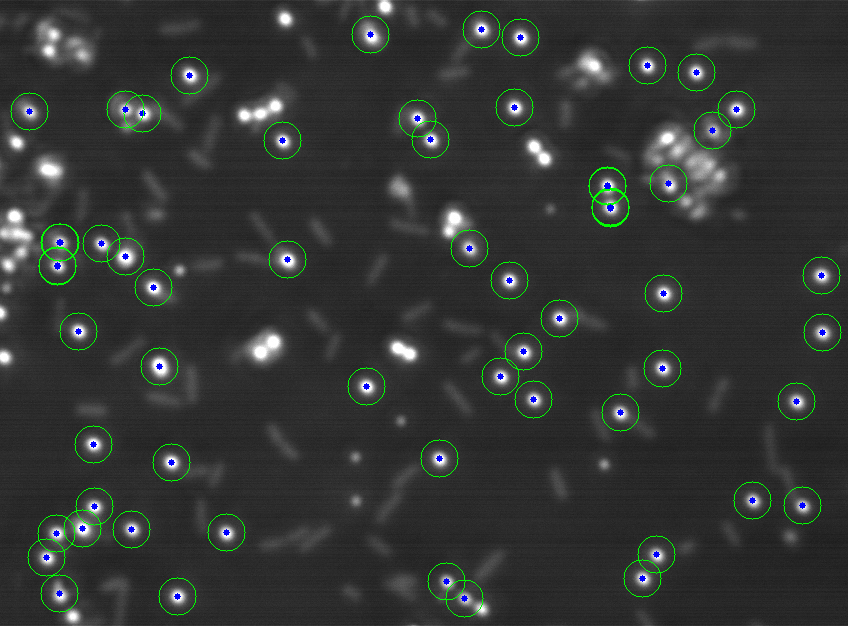

The script that saved this image:
#%%
import numpy as np
import torch


#%%
x = np.random.random((100,100))


#%%
import torch
import torchvision
import torchvision.transforms as transforms

#%%
transform = transforms.Compose(
    [transforms.ToTensor(),
     transforms.Normalize((0.5, 0.5, 0.5), (0.5, 0.5, 0.5))])

trainset = torchvision.datasets.CIFAR10(root='./data', train=True,
                                        download=True, transform=transform)
trainloader = torch.utils.data.DataLoader(trainset, batch_size=4,
                                          shuffle=True, num_workers=2)

testset = torchvision.datasets.CIFAR10(root='./data', train=False,
                                       download=True, transform=transform)
testloader = torch.utils.data.DataLoader(testset, batch_size=4,
                                         shuffle=False, num_workers=2)

classes = ('plane', 'car', 'bird', 'cat',
           'deer', 'dog', 'frog', 'horse', 'ship', 'truck')

#%%
import matplotlib.pyplot as plt
import numpy as np

# functions to show an image


def imshow(img):
    img = img / 2 + 0.5     # unnormalize
    npimg = img.numpy()
    plt.imshow(np.transpose(npimg, (1, 2, 0)))
    plt.show()


# get some random training images
dataiter = iter(trainloader)
images, labels = dataiter.next()

# show images
imshow(torchvision.utils.make_grid(images))
# print labels
print(' '.join('%5s' % classes[labels[j]] for j in range(4)))


#%%
import torch.nn as nn
import torch.nn.functional as F


class Net(nn.Module):
    def __init__(self):
        super(Net, self).__init__()
        self.conv1 = nn.Conv2d(3, 6, 5)
        self.pool = nn.MaxPool2d(2, 2)
        self.conv2 = nn.Conv2d(6, 16, 5)
        self.fc1 = nn.Linear(16 * 5 * 5, 120)
        self.fc2 = nn.Linear(120, 84)
        self.fc3 = nn.Linear(84, 10)

    def forward(self, x):
        x = self.pool(F.relu(self.conv1(x)))
        x = self.pool(F.relu(self.conv2(x)))
        x = x.view(-1, 16 * 5 * 5)
        x = F.relu(self.fc1(x))
        x = F.relu(self.fc2(x))
        x = self.fc3(x)
        return x


net = Net()

#%%
import torch.optim as optim

criterion = nn.CrossEntropyLoss()
optimizer = optim.SGD(net.parameters(), lr=0.001, momentum=0.9)

#%%

for epoch in range(2):  # loop over the dataset multiple times

    running_loss = 0.0
    for i, data in enumerate(trainloader, 0):
        # get the inputs; data is a list of [inputs, labels]
        inputs, labels = data

        # zero the parameter gradients
        optimizer.zero_grad()

        # forward + backward + optimize
        outputs = net(inputs)
        loss = criterion(outputs, labels)
        loss.backward()
        
        optimizer.step()

        # print statistics
        running_loss += loss.item()
        if i % 2000 == 1999:    # print every 2000 mini-batches
            print('[%d, %5d] loss: %.3f' %
                  (epoch + 1, i + 1, running_loss / 2000))
            running_loss = 0.0

print('Finished Training')

#%%
PATH = './cifar_net.pth'
torch.save(net.state_dict(), PATH)

#%%
dataiter = iter(testloader)
images, labels = dataiter.next()

# print images
imshow(torchvision.utils.make_grid(images))
print('GroundTruth: ', ' '.join('%5s' % classes[labels[j]] for j in range(4)))

#%%
net = Net()
net.load_state_dict(torch.load(PATH))

#%%
outputs = net(images)

#%%
_, predicted = torch.max(outputs, 1)

print('Predicted: ', ' '.join('%5s' % classes[predicted[j]]
                              for j in range(4)))

#%%
correct = 0
total = 0
with torch.no_grad():
    for data in testloader:
        images, labels = data
        outputs = net(images)
        _, predicted = torch.max(outputs.data, 1)
        total += labels.size(0)
        correct += (predicted == labels).sum().item()

print('Accuracy of the network on the 10000 test images: %d %%' % (
    100 * correct / total))

#%%
class_correct = list(0. for i in range(10))
class_total = list(0. for i in range(10))
with torch.no_grad():
    for data in testloader:
        images, labels = data
        outputs = net(images)
        _, predicted = torch.max(outputs, 1)
        c = (predicted == labels).squeeze()
        for i in range(4):
            label = labels[i]
            class_correct[label] += c[i].item()
            class_total[label] += 1


for i in range(10):
    print('Accuracy of %5s : %2d %%' % (
        classes[i], 100 * class_correct[i] / class_total[i]))

#%%
device = torch.device("cuda:0" if torch.cuda.is_available() else "cpu")

# Assuming that we are on a CUDA machine, this should print a CUDA device:

print(device)

#%%
net.to(device)

#%%
inputs, labels = data[0].to(device), data[1].to(device)

#%%
import ffmpeg

#%%
import cv2

#%%

# Importing all necessary libraries 
import cv2 
import os 
  
# Read the video from specified path 
cam = cv2.VideoCapture(r"C:\Users\Jinming\Desktop\360mM-300\data2.avi") 
  
try: 
      
    # creating a folder named data 
    if not os.path.exists('data'): 
        os.makedirs('data') 
  
# if not created then raise error 
except OSError: 
    print ('Error: Creating directory of data') 
  
# frame 
currentframe = 0
  
while(True): 
      
    # reading from frame 
    ret,frame = cam.read() 
  
    if ret: 
        # if video is still left continue creating images 
        name = './data/frame' + str(currentframe) + '.jpg'
        print ('Creating...' + name) 
  
        # writing the extracted images 
        cv2.imwrite(name, frame) 
  
        # increasing counter so that it will 
        # show how many frames are created 
        currentframe += 1
    else: 
        break
  
# Release all space and windows once done 
cam.release() 
cv2.destroyAllWindows() 

#%%
#%%
import matplotlib.pyplot as plt
import numpy as np

#%%
def get_largest(im, n):
	# Find contours of the shape
	major = cv2.__version__.split('.')[0]
	if major == '3':
		_, contours, _ = cv2.findContours(im.copy(), cv2.RETR_EXTERNAL, cv2.CHAIN_APPROX_SIMPLE)
	else:
		contours, _ = cv2.findContours(im.copy(), cv2.RETR_EXTERNAL, cv2.CHAIN_APPROX_SIMPLE)

	# Cycle through contours and add area to array
	areas = []
	for c in contours:
		areas.append(cv2.contourArea(c))

	# Sort array of areas by size
	sorted_areas = sorted(zip(areas, contours), key=lambda x: x[0], reverse=True)

	if sorted_areas and len(sorted_areas) >= n:
		# Find nth largest using data[n-1][1]
		return sorted_areas[n - 1][1]
	else:
		return None 

#%%
get_largest(img0t, 10)

#%%
import cv2 as cv
import cv2
import numpy as np
import matplotlib.pyplot as plt

#%%
im = cv.imread('./data/frame0.jpg', True)
im0 = im[:,:,0]
#im0 = cv.threshold(im0,127,255,cv.THRESH_BINARY)[1]

#%%
dx = cv.Sobel(im0,cv.CV_64F,1,0,ksize=5)
dy = cv.Sobel(im0,cv.CV_64F,0,1,ksize=5)
#%%
mag = np.hypot(dx,dy)
mag *= 255.0/np.max(mag)

#%%
plt.imshow(mag, cmap = 'gray')

#%%
el = cv.getStructuringElement(cv.MORPH_ELLIPSE, (2, 2))
image = cv.dilate(mag, el, iterations=6)

#%%
import cv2
import numpy as np

original = cv2.imread("test.jpg", cv2.CV_LOAD_IMAGE_GRAYSCALE)
retval, image = cv2.threshold(original, 50, 255, cv2.cv.CV_THRESH_BINARY)

el = cv2.getStructuringElement(cv2.MORPH_ELLIPSE, (5, 5))
image = cv2.dilate(image, el, iterations=6)

cv2.imwrite("dilated.png", image)

contours, hierarchy = cv2.findContours(
    image,
    cv2.cv.CV_RETR_LIST,
    cv2.cv.CV_CHAIN_APPROX_SIMPLE
)

drawing = cv2.imread("test.jpg")

centers = []
radii = []
for contour in contours:
    area = cv2.contourArea(contour)

    # there is one contour that contains all others, filter it out
    if area > 500:
        continue

    br = cv2.boundingRect(contour)
    radii.append(br[2])

    m = cv2.moments(contour)
    center = (int(m['m10'] / m['m00']), int(m['m01'] / m['m00']))
    centers.append(center)

print("There are {} circles".format(len(centers)))

radius = int(np.average(radii)) + 5

for center in centers:
    cv2.circle(drawing, center, 3, (255, 0, 0), -1)
    cv2.circle(drawing, center, radius, (0, 255, 0), 1)

cv2.imwrite("drawing.png", drawing)